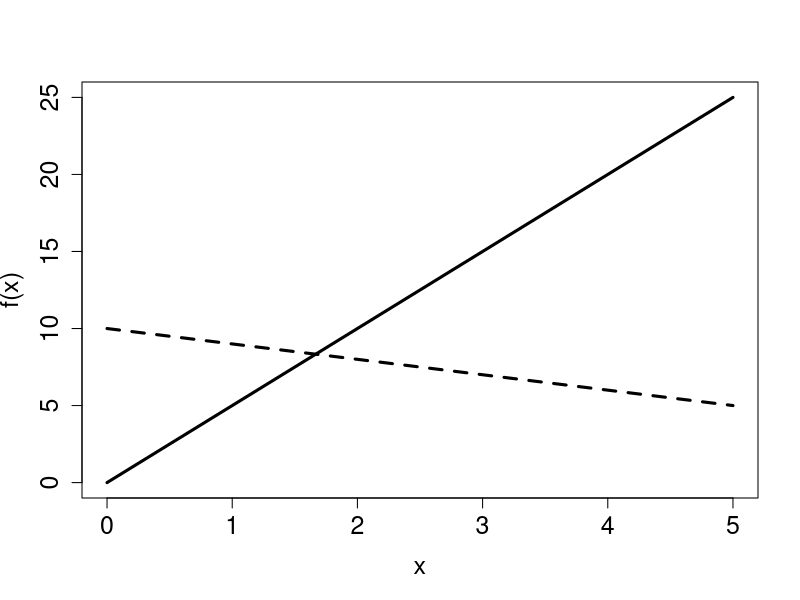
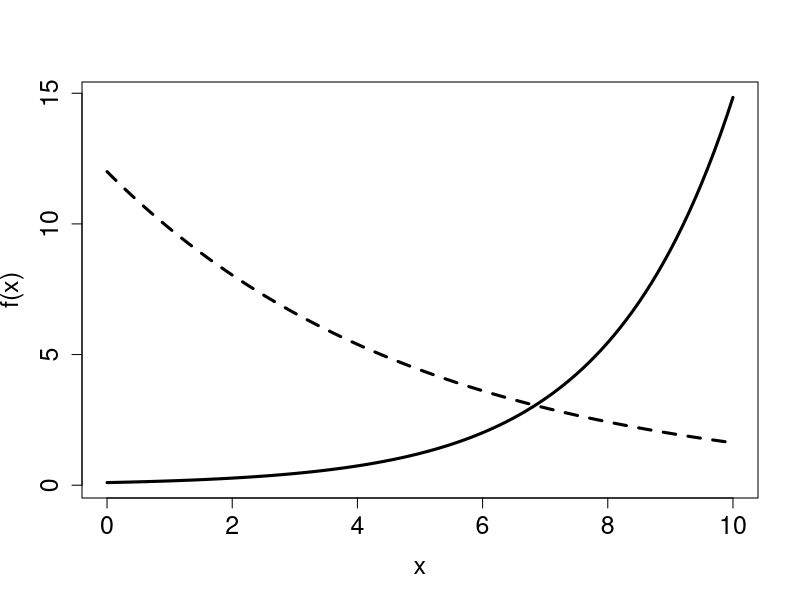
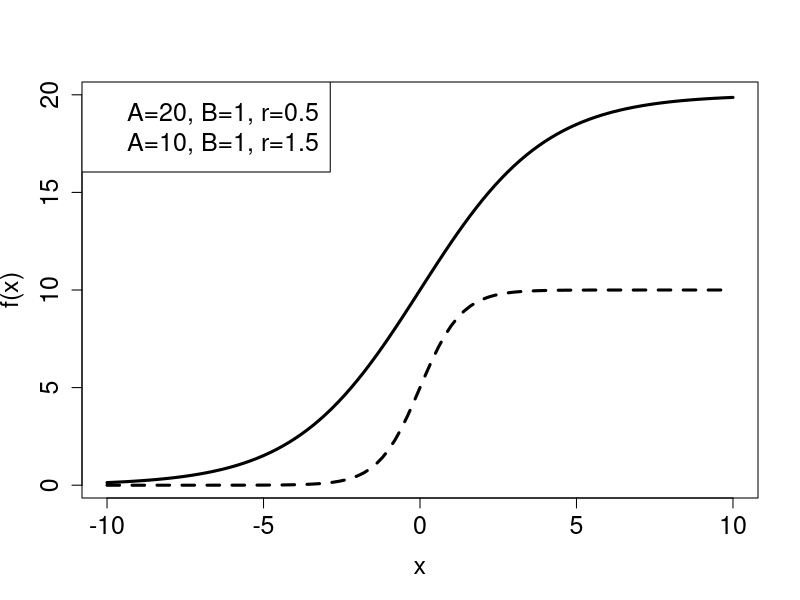
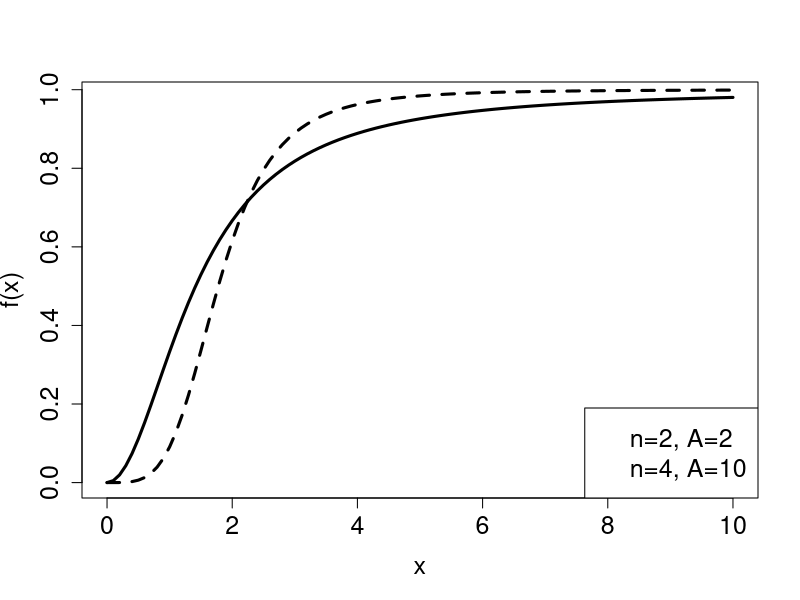

These charts were generated, in order, by the following R code:
## ---- chunk 1
#| label: fig-ch2-funk1
#| echo: false
#| fig-cap: "Can you identify which linear function has the positive slope and which one negative? Which exponential function has a positive rate constant and which one negative?"
#| fig-subcap: 
#|   - "Linear functions"
#|   - "Exponential function"
#| layout-ncol: 2

curve(5*x,0,5,lwd=3,xlab='x', ylab='f(x)',cex.axis=1.5,cex.lab=1.5)
curve(10-x,lwd=3,lty=2,add=TRUE)
#leg.txt <- c("y=5x","y=10-x")
#legend("topleft", leg.txt,cex=1.5)
curve(0.1*exp(0.5*x),0,10,lwd=3,xlab='x', ylab='f(x)',cex.axis=1.5,cex.lab=1.5)
curve(12*exp(-0.2*x),lwd=3,lty=2,add=TRUE)
#leg.txt <- c("y=0.1exp(0.5x)","y=12exp(-0.2x)")
#legend("topleft", leg.txt,cex=1.5)
## ---- chunk 2
#| label: fig-ch2-funk2
#| echo: false
#| fig-cap: "Examples of functions with sigmoidal-shaped graphs"
#| fig-subcap: 
#|   - "Logistic functions"
#|   - "Hill function"
#| layout-ncol: 2

curve(20*exp(0.5*x)/(1+exp(0.5*x)),-10,10,lwd=3,xlab='x', ylab='f(x)',cex.axis=1.5,cex.lab=1.5)
curve(10*exp(1.5*x)/(1+exp(1.5*x)),lwd=3,lty=2,add=TRUE)
leg.txt <- c("A=20, B=1, r=0.5", "A=10, B=1, r=1.5")
legend("topleft", leg.txt, cex=1.5)
curve(x^2/(2+x^2),0,10,lwd=3,xlab='x', ylab='f(x)',cex.axis=1.5,cex.lab=1.5)
curve(x^4/(10+x^4),lwd=3,lty=2,add=TRUE)
leg.txt <- c("n=2, A=2","n=4, A=10")
legend("bottomright", leg.txt, cex=1.5)
